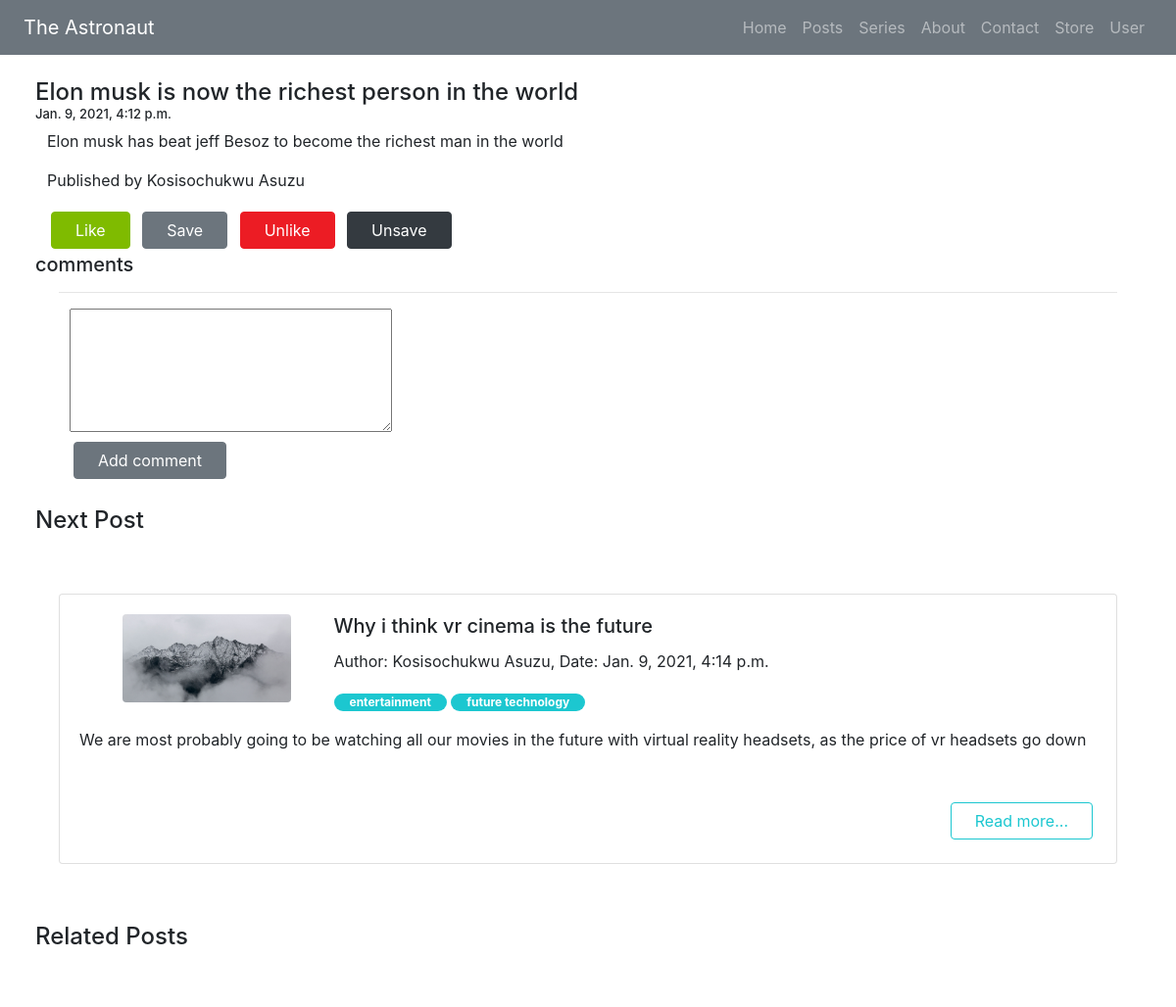
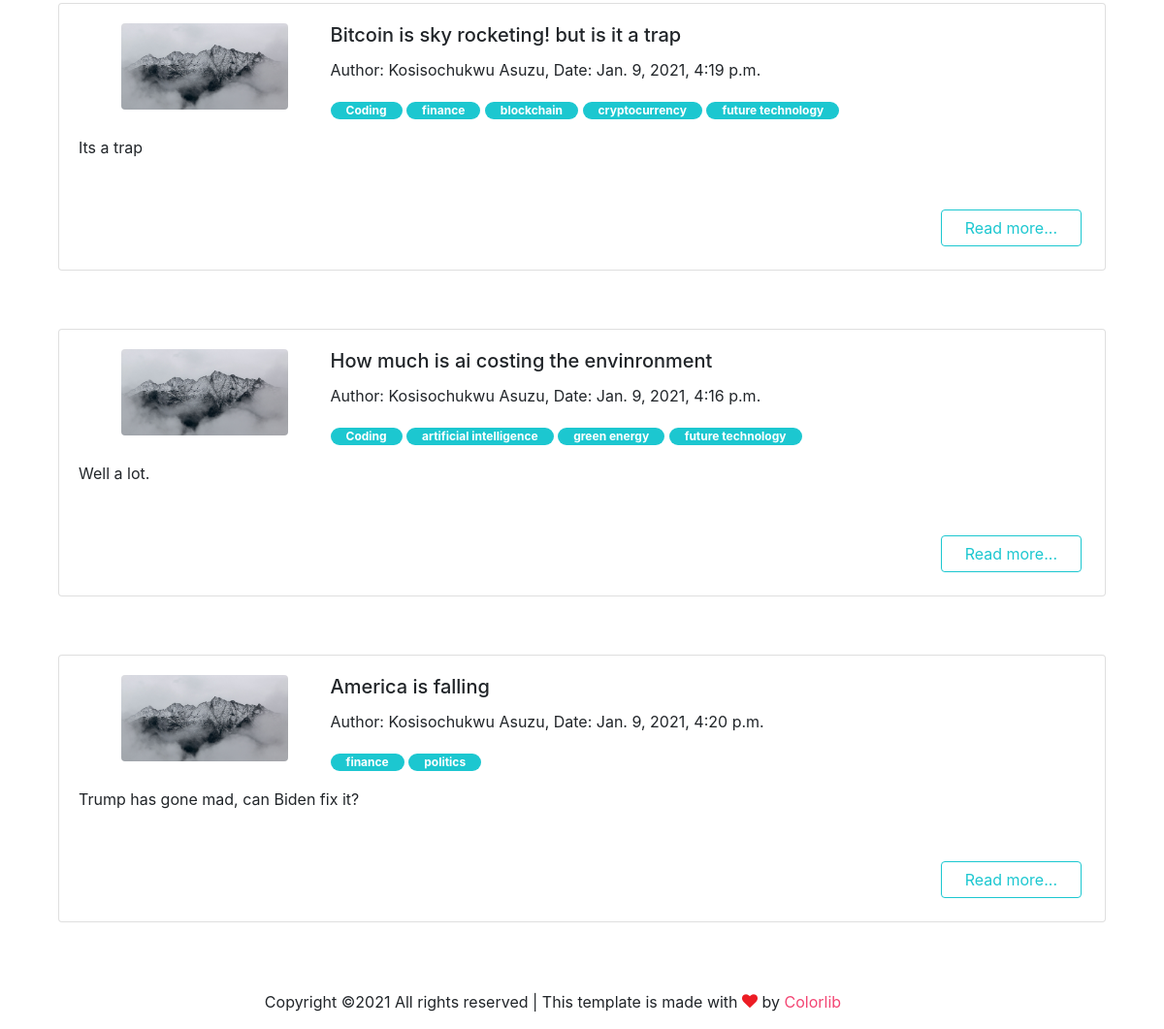
The app's page /article/2 with its own data (2 pictures, top to bottom).
### blog/models.py (models this page shows, shortened)
class Post(models.Model):
    title = models.CharField(max_length=200)
    content = RichTextField(blank=True, null=True)
    category = models.ManyToManyField(Category)
    author = models.ForeignKey(Author, on_delete=models.CASCADE)
    date_written = models.DateTimeField()
    title_image = models.URLField(default="")
    def get_next_post(self):
        posts = Post.objects.all()
        for x in range(len(posts)):
            if x == len(posts)-1:
                return posts[0]
            if posts[x] == self:
                return posts[x+1]
    def get_related_posts(self):
        posts_set = set()
        posts = []
        for category in self.category.all():
            cat_list = Post.objects.filter(category=category).exclude(title=self.title)
            posts_set.update(cat_list)
        for post in posts_set:
            posts.append(post)
        random.shuffle(posts)
        return posts[:3]
    def get_comments(self):
        comments = Comment.objects.filter(post=self)
        return comments

class Author(models.Model):
    user = models.ForeignKey(User, on_delete=models.CASCADE)
    def __str__(self):
        u = self.user
        return f'{u.first_name} {u.last_name}'

class Category(models.Model):
    name = models.CharField(max_length=200)

### blog/views.py (the view)
# urls.py: path("article/<int:post_pk>", views.article, name="Article"),
def article(request, post_pk):
    p = Post.objects.get(pk=post_pk)
    context = {
        "post": p,
        "next_post": p.get_next_post(),
        "related_posts": p.get_related_posts()
    }
    return render(request, 'article.html', context)

### blog/templates/article.html (shortened to what this page needs)
{% extends 'base.html' %}
{% block content%}
<h4 class="article-header">{{post.title}}
<p class="article-date">
    {{post.date_written}}
</p>
</h4>
<div  class="article-content">
    <p>
        {{post.content | safe}}
    </p>
    <p>
        Published  by {{post.author}}
    </p>
    <button type="button"  data-toggle="modal" data-target="#exampleModalCenter" class="btn px-4 m-1 btn-success">Like</button>
    <button type="button" class="btn px-4 m-1 btn-secondary">Save</button>
    <button type="button" class="btn px-4 m-1 btn-danger">Unlike</button>
    <button type="button" class="btn px-4 m-1 btn-dark">Unsave</button>
</div>
<h5 class="article-header">comments</h5>
<hr style="width:90%; margin-left:5%;">
<div class="article-content">
    <form action="">
        <div style="margin-left:2%;">
            <textarea name="" id="" cols="30" rows="5"></textarea>
        </div>
        <div style="margin-left:2%;">
            <button type="button" class="btn px-4 m-1 btn-secondary">Add comment</button>
        </div>
    </form>
</div>
<br>
<h4 class="article-header">Next Post</h4>
    {% include 'article_card.html' with post=next_post %}
<h4 class="article-header">Related Posts</h4>
     {% for post in related_posts %}
         {% include 'article_card.html' with post=post %}
     {% endfor %}
{% endblock content%}

### blog/templates/article_card.html (shortened to what this page needs)
  <div class="article">
      <div class="card card-20201">
              {% load static %}
              <div class="card-body">
                <div class="col-lg-3 text-center side-image">
                  <img src="{% static 'images/hero_1.jpg' %}" alt="Image" class="img-fluid w-75 rounded img-raised">
                </div>
                <div>
                <h5 class="card-title">{{post.title}}</h5>
                    <p>
                        Author: {{post.author}}, Date: {{post.date_written}}
                    </p>
                    <p>
                        {% for cat in post.category.all %}
                        <span class="badge px-3 badge-pill badge-info">{{cat.name}}</span>
                        {% endfor %}
                    </p>
                <p class="card-text mb-5">{{post.content | safe }}</p>
                <a href="{% url 'Article' post.pk %}" class="btn px-4 m-1 btn-outline-info read-more ">Read more...</a>
                </div>
              </div>
  </div>
  </div>

### blog/static/css/mystyle.css (style rules this page uses)
.article { width:90%; margin: 5%; }
.read-more { float: right; }
.side-image { display:inline-block; float:left; }
.article-header { margin-left:3%; }
.article-content { display: block; margin-left:4%; }
.article-date { display: block; margin:0; font-size: small; }

### records on screen
Post: title "Elon musk is now the richest person in the world", date_written "Jan. 9, 2021, 4:12 p.m.", content "Elon musk has beat jeff Besoz to become the richest man in the world", author "Kosisochukwu Asuzu"
Post: title "Why i think vr cinema is the future", author "Kosisochukwu Asuzu", date_written "Jan. 9, 2021, 4:14 p.m.", content "We are most probably going to be watching all our movies in the future with virtual reality headsets, as the price of vr headsets go down"
Category: name "entertainment"
Category: name "future technology"
Post: title "Bitcoin is sky rocketing! but is it a trap", author "Kosisochukwu Asuzu", date_written "Jan. 9, 2021, 4:19 p.m.", content "Its a trap"
Category: name "Coding"
Category: name "finance"
Category: name "blockchain"
Category: name "cryptocurrency"
Post: title "How much is ai costing the envinronment", author "Kosisochukwu Asuzu", date_written "Jan. 9, 2021, 4:16 p.m.", content "Well a lot."
Category: name "artificial intelligence"
Category: name "green energy"
Post: title "America is falling", author "Kosisochukwu Asuzu", date_written "Jan. 9, 2021, 4:20 p.m.", content "Trump has gone mad, can Biden fix it?"
Category: name "politics"
